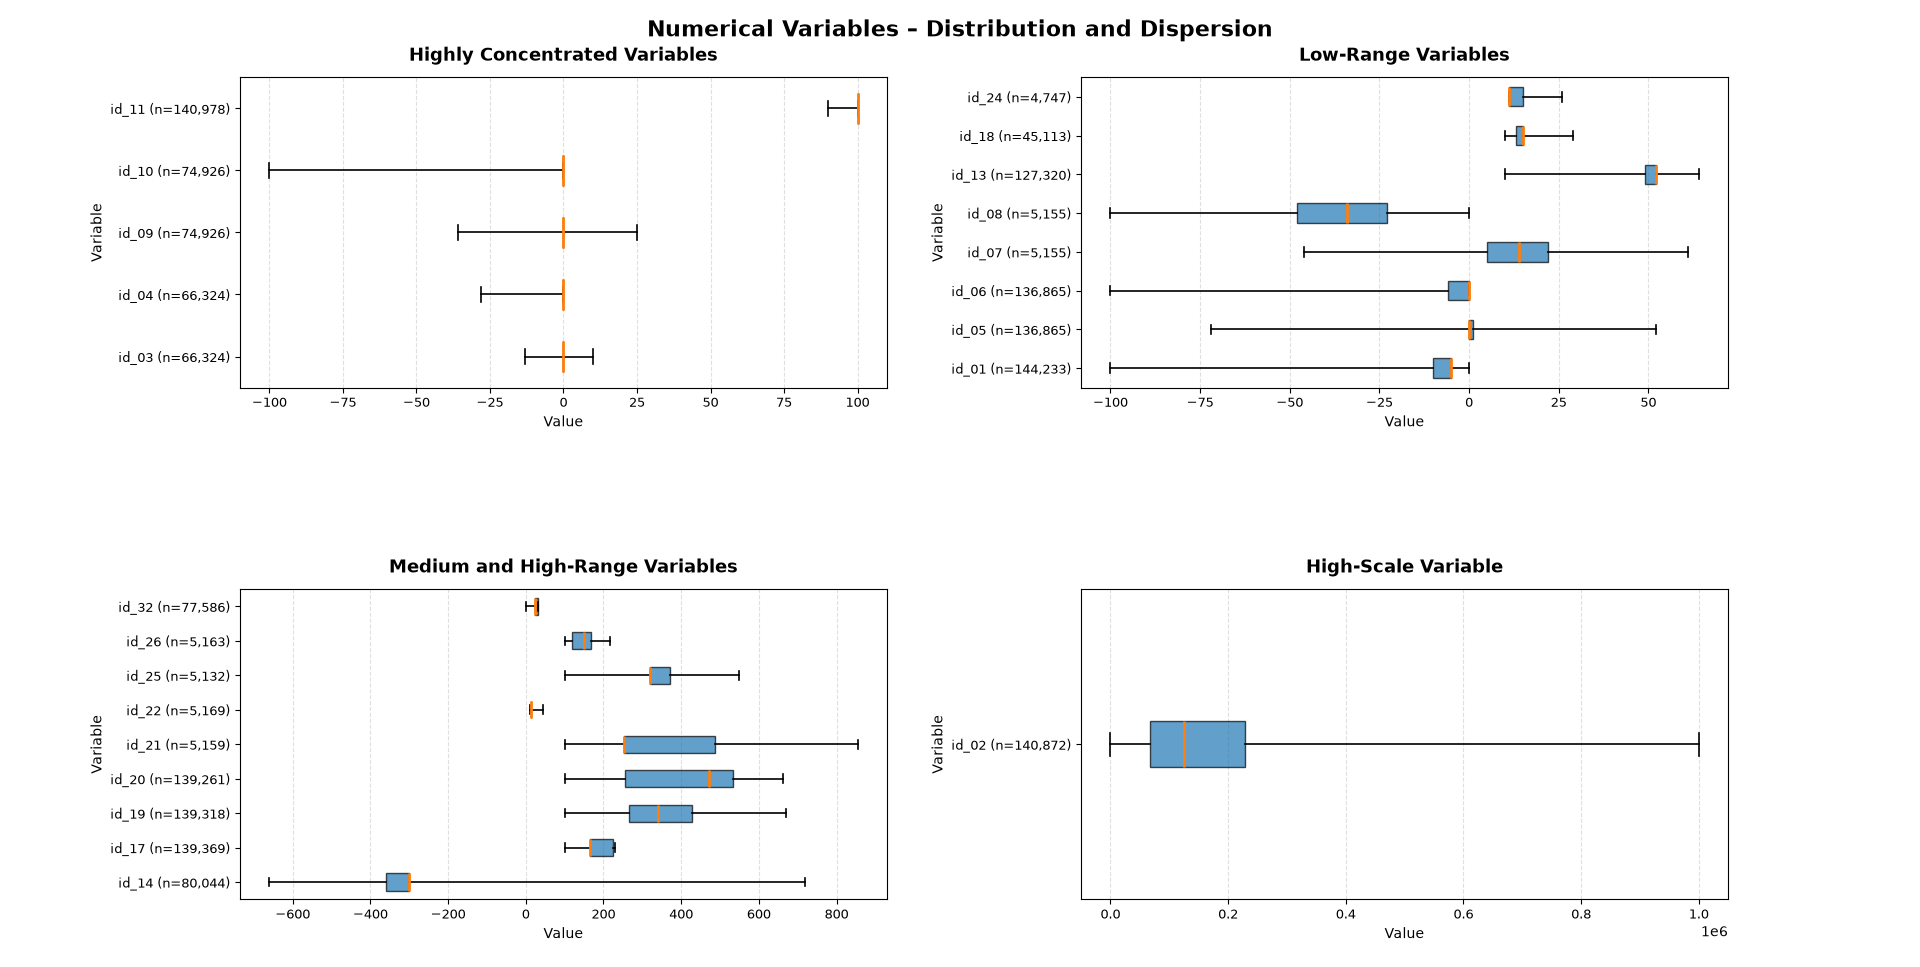

Reproduce this figure in Python.
import json
import pandas as pd
import matplotlib.pyplot as plt

# Load descriptive analysis data
with open("descriptive_analysis.json", "r", encoding="utf-8") as file:
    data = json.load(file)

df = pd.DataFrame(data)

# Convert numerical columns
numeric_columns = [
    "valores_no_nulos",
    "minimo",
    "q1",
    "mediana",
    "q3",
    "maximo"
]

for column in numeric_columns:
    df[column] = pd.to_numeric(df[column], errors="coerce")

# Define variable groups
groups = {
    "Highly Concentrated Variables": [
        "id_03", "id_04", "id_09", "id_10", "id_11"
    ],
    "Low-Range Variables": [
        "id_01", "id_05", "id_06", "id_07",
        "id_08", "id_13", "id_18", "id_24"
    ],
    "Medium and High-Range Variables": [
        "id_14", "id_17", "id_19", "id_20",
        "id_21", "id_22", "id_25", "id_26", "id_32"
    ],
    "High-Scale Variable": [
        "id_02"
    ]
}

# Create figure with four subplots
fig, axes = plt.subplots(2, 2, figsize=(18, 16))

# Increase spacing between rows and columns
fig.subplots_adjust(
    hspace=0.65,
    wspace=0.30,
    top=0.92,
    bottom=0.07
)

axes = axes.flatten()

# Generate boxplots
for ax, (group_name, variables) in zip(axes, groups.items()):

    group_df = df[df["variable"].isin(variables)].copy()

    # Preserve the specified variable order
    group_df["variable"] = pd.Categorical(
        group_df["variable"],
        categories=variables,
        ordered=True
    )

    group_df = group_df.sort_values("variable")

    # Prepare boxplot statistics
    stats = []

    for _, row in group_df.iterrows():
        stats.append({
            "label": f'{row["variable"]} (n={int(row["valores_no_nulos"]):,})',
            "whislo": row["minimo"],
            "q1": row["q1"],
            "med": row["mediana"],
            "q3": row["q3"],
            "whishi": row["maximo"],
            "fliers": []
        })

    # Draw horizontal boxplots
    ax.bxp(
        stats,
        vert=False,
        showfliers=False,
        patch_artist=True,
        boxprops=dict(alpha=0.7),
        medianprops=dict(linewidth=2),
        whiskerprops=dict(linewidth=1.2),
        capprops=dict(linewidth=1.2)
    )

    ax.set_title(group_name, fontsize=13, fontweight="bold", pad=12)
    ax.set_xlabel("Value", fontsize=10)
    ax.set_ylabel("Variable", fontsize=10)

    ax.grid(axis="x", linestyle="--", alpha=0.4)
    ax.set_axisbelow(True)

    ax.tick_params(axis="both", labelsize=9)

# Overall title
fig.suptitle(
    "Numerical Variables – Distribution and Dispersion",
    fontsize=16,
    fontweight="bold"
)

# Save figure
plt.savefig(
    "identity_numerical_boxplots.png",
    dpi=300,
    bbox_inches="tight"
)

plt.show()
